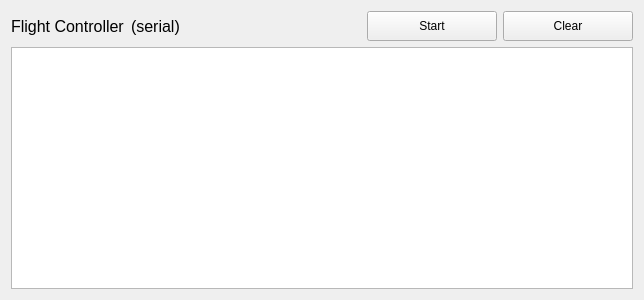
<?xml version="1.0" encoding="UTF-8"?>
<ui version="4.0">
 <class>ConsoleLogsWidget</class>
 <widget class="QWidget" name="ConsoleLogsWidget">
  <property name="geometry">
   <rect>
    <x>0</x>
    <y>0</y>
    <width>644</width>
    <height>300</height>
   </rect>
  </property>
  <property name="windowTitle">
   <string>Form</string>
  </property>
  <layout class="QVBoxLayout" name="verticalLayout">
   <item>
    <layout class="QHBoxLayout" name="horizontalLayout">
     <item>
      <widget class="QLabel" name="label">
       <property name="font">
        <font>
         <pointsize>12</pointsize>
        </font>
       </property>
       <property name="text">
        <string>Flight Controller</string>
       </property>
      </widget>
     </item>
     <item>
      <widget class="QLabel" name="label_2">
       <property name="font">
        <font>
         <pointsize>12</pointsize>
        </font>
       </property>
       <property name="text">
        <string>(serial)</string>
       </property>
      </widget>
     </item>
     <item>
      <spacer name="horizontalSpacer">
       <property name="orientation">
        <enum>Qt::Horizontal</enum>
       </property>
       <property name="sizeHint" stdset="0">
        <size>
         <width>40</width>
         <height>20</height>
        </size>
       </property>
      </spacer>
     </item>
     <item>
      <widget class="QPushButton" name="pushButton">
       <property name="minimumSize">
        <size>
         <width>130</width>
         <height>30</height>
        </size>
       </property>
       <property name="maximumSize">
        <size>
         <width>130</width>
         <height>30</height>
        </size>
       </property>
       <property name="text">
        <string>Start</string>
       </property>
       <property name="icon">
        <iconset resource="../../resources.qrc">
         <normaloff>:/Icons/Icons/play48.png</normaloff>:/Icons/Icons/play48.png</iconset>
       </property>
      </widget>
     </item>
     <item>
      <widget class="QPushButton" name="pushButton_2">
       <property name="minimumSize">
        <size>
         <width>130</width>
         <height>30</height>
        </size>
       </property>
       <property name="maximumSize">
        <size>
         <width>130</width>
         <height>30</height>
        </size>
       </property>
       <property name="text">
        <string>Clear</string>
       </property>
       <property name="icon">
        <iconset resource="../../resources.qrc">
         <normaloff>:/Icons/Icons/delete81.png</normaloff>:/Icons/Icons/delete81.png</iconset>
       </property>
      </widget>
     </item>
    </layout>
   </item>
   <item>
    <widget class="QPlainTextEdit" name="plainTextEdit"/>
   </item>
  </layout>
 </widget>
 <resources>
  <include location="../../resources.qrc"/>
 </resources>
 <connections/>
</ui>
